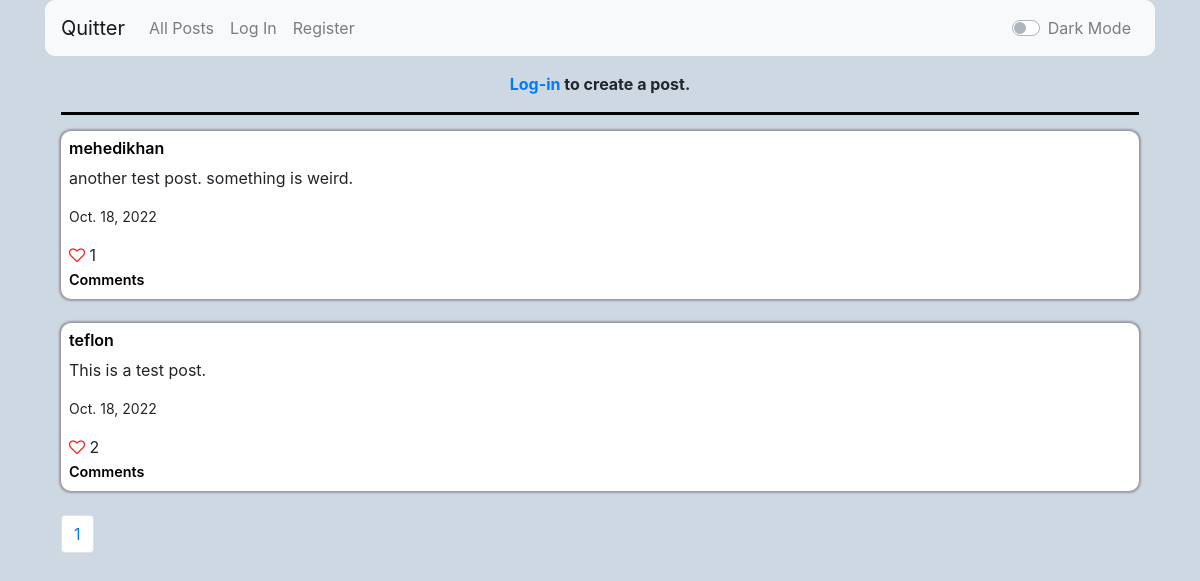
/, run on an earlier commit of the app's database.
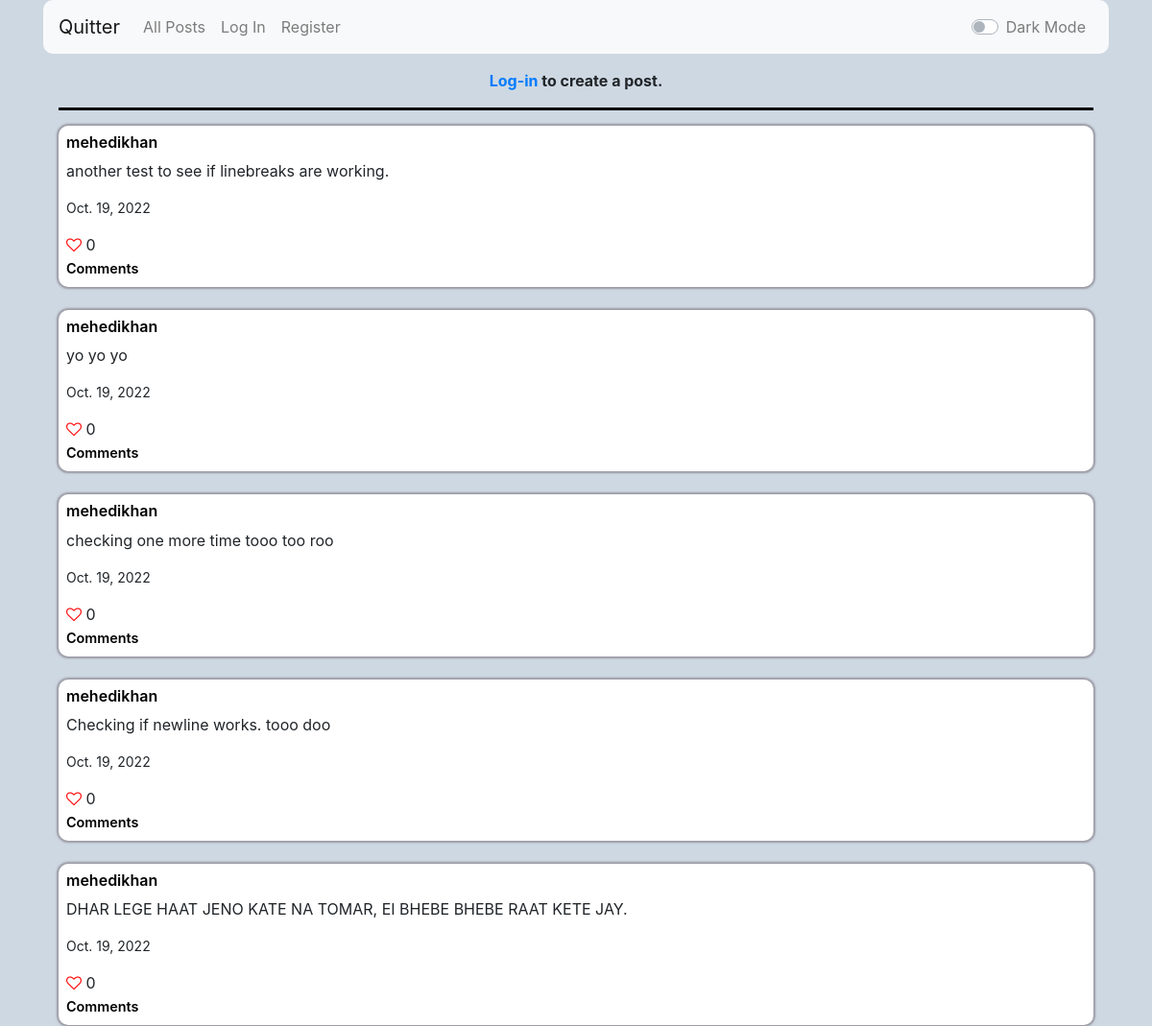
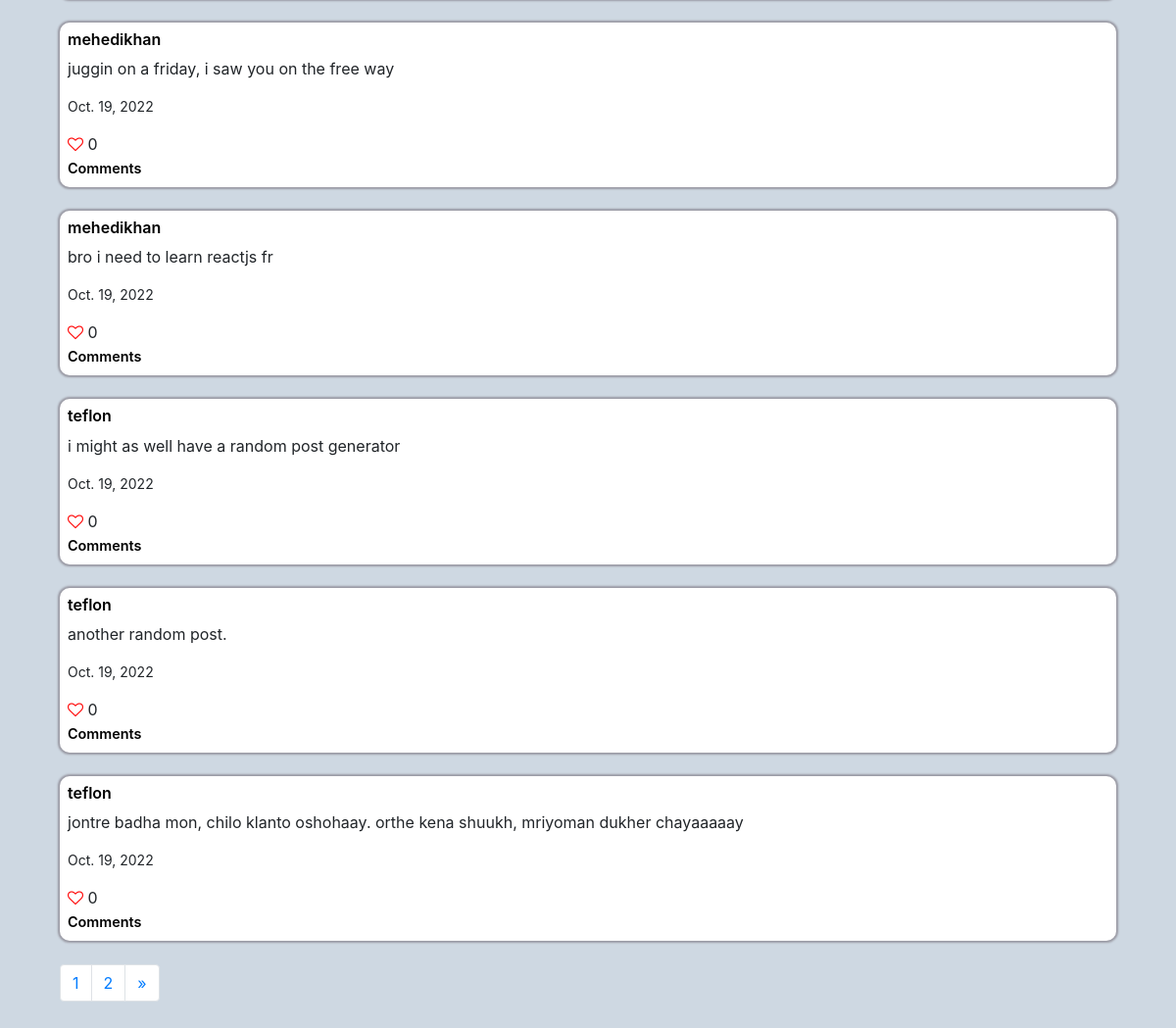
And on a later commit of the database (2 pictures, top to bottom).
### network/models.py (models this page shows)
class Post(models.Model):
    post = models.TextField()
    creator = models.CharField(max_length=64, blank=False)
    created = models.DateField(auto_now_add=False, auto_now=False, default=timezone.now)
    likes_count = models.PositiveIntegerField(default=0)
    likes = models.ManyToManyField(User, blank=True, related_name="likes")

### network/views.py (the view)
# urls.py: path("", views.index, name="index"),
def index(request):
    if request.user.is_authenticated:
        current_user = request.user.username
    try:
        user = User.objects.filter(username=current_user).values().get()
        id = user["id"]
        posts_lbtcu = Post.objects.filter(likes=id).values() # lbtcu = liked by the current user.
        posts_lbtcu_id = []
        for post in posts_lbtcu:
            posts_lbtcu_id.append(post["id"])
    except UnboundLocalError:
        posts_lbtcu_id = None
    posts = Post.objects.all().order_by('-id')
    paginator = Paginator(posts, 10)
    page_number = request.GET.get('page')
    page_obj = paginator.get_page(page_number)
    return render(request, "network/index.html", {
        "posts" : posts,
        "posts_lbtcu_id" : posts_lbtcu_id,
        "page_obj" : page_obj
    })

### network/templates/network/index.html (shortened to what this page needs)
{% extends "network/layout.html" %}
{% block body %}
    {% if user.is_authenticated %}
        <form action="{% url 'create_post' %}" method="POST">
            {% csrf_token %}
            <strong class="center"><p>Create a post, {{ user.username }}!</p></strong>
            <textarea id="textarea_id" class="textarea_light" name="post" required></textarea>
            <br>
            <input class="btn btn-primary" style="width: 100%;" type="submit" value="Post">
            <hr class="hr_light" id="hr">
        </form>
    {% else %}
        <strong class="center"><p><a class="center" href="{% url 'login' %}">Log-in</a> to create a post.</p></strong>
        <hr class="hr_light" id="hr">
    {% endif %}
    {% for post in page_obj %}
    <div class="eachpost" id="post_box">
        <h6><a class="link_light link_class" href="{% url 'profile' post.creator %}">{{ post.creator }}</a></h6>
        <p id="{{post.id}}">{{ post.post }}</p>
        <p style="font-size: 14px">{{ post.created }}</p>
        {% if user.is_authenticated %}
            {% if post.id in posts_lbtcu_id %}
            <form action="{% url 'decrease_likes' post.id %}">
                <button id="like" style="font-size: 16px; padding: 0; border: none; background: none" ><i class="fa fa-heart" style="font-size:16px; color:rgb(255, 9, 9)"></i></button>
                {{ post.likes_count }}
            </form>
            {% else %}
            <form action="{% url 'increase_likes' post.id %}">
                <button id="like" style="font-size: 16px; padding: 0; border: none; background: none" ><i class="fa fa-heart-o" style="font-size:16px; color:rgb(255, 9, 9)"></i></button>
                {{ post.likes_count }}
            </form>
            {% endif %}
        {% else %}
            <i class="fa fa-heart-o" style="font-size:16px; color:rgb(255, 9, 9)"></i> {{ post.likes_count }}
            <br>
        {% endif %}
        <a class="link_light small_link link_class" href="{% url 'comments' post.id %}">Comments</a>
        <br>
    </div>
    <br>
    {% endfor %}
    <nav aria-label="Page navigation example">
        <ul class="pagination">
            <li class="page-item"><a class="page-link" href="?page={{page_obj.number}}">{{ page_obj.number }}</a></li>
            {% if page_obj.has_next %}
            <li class="page-item"><a class="page-link" href="?page={{page_obj.next_page_number}}">{{ page_obj.next_page_number }}</a></li>
            {% endif %}
            {% if page_obj.has_next%}
                <li class="page-item">
                    <a class="page-link" href="?page={{ page_obj.next_page_number }}" aria-label="Next">
                        <span aria-hidden="true">&raquo;</span>
                    </a>
                </li>
            {% endif %}
        </ul>
      </nav>
{% endblock %}

What changed in the data, as far as the page shows it:
no longer on this page (row unchanged): Post: creator "mehedikhan", post "another test post. something is weird.", created "Oct. 18, 2022", likes_count "1"
no longer on this page (row edited): Post: creator "teflon", post "This is a test post.", created "Oct. 18, 2022", likes_count "2"
added Post: creator "mehedikhan", post "another test to see if linebreaks are working.", created "Oct. 19, 2022", likes_count "0"
added Post: creator "mehedikhan", post "yo yo yo", created "Oct. 19, 2022", likes_count "0"
added Post: creator "mehedikhan", post "checking one more time tooo too roo", created "Oct. 19, 2022", likes_count "0"
added Post: creator "mehedikhan", post "Checking if newline works. tooo doo", created "Oct. 19, 2022", likes_count "0"
added Post: creator "mehedikhan", post "DHAR LEGE HAAT JENO KATE NA TOMAR, EI BHEBE BHEBE RAAT KETE JAY.", created "Oct. 19, 2022", likes_count "0"
added Post: creator "mehedikhan", post "juggin on a friday, i saw you on the free way", created "Oct. 19, 2022", likes_count "0"
added Post: creator "mehedikhan", post "bro i need to learn reactjs fr", created "Oct. 19, 2022", likes_count "0"
added Post: creator "teflon", post "i might as well have a random post generator", created "Oct. 19, 2022", likes_count "0"
added Post: creator "teflon", post "another random post.", created "Oct. 19, 2022", likes_count "0"
added Post: creator "teflon", post "jontre badha mon, chilo klanto oshohaay. orthe kena shuukh, mriyoman dukher chayaaaaay", created "Oct. 19, 2022", likes_count "0"
Also different on the page:
{{ page_obj.next_page_number }}: (not shown) → "2"
